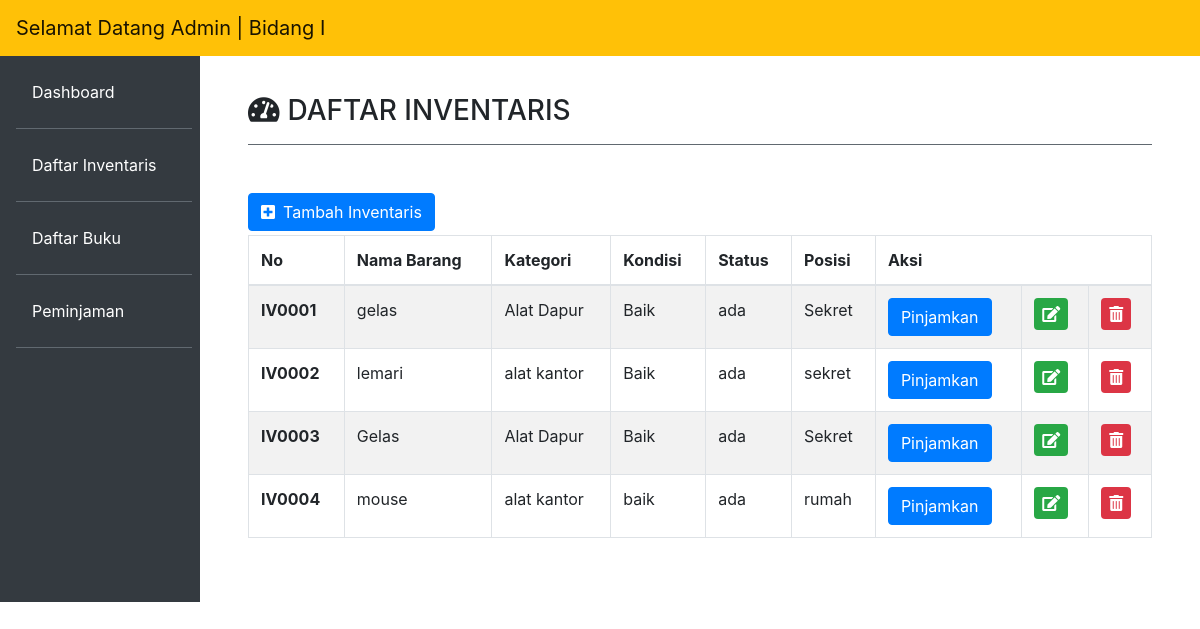
The page /?page=inventaris on the database its author committed.
### tables this page shows
CREATE TABLE `dt_inventaris` (
  `kode_inventaris` varchar(10) NOT NULL,
  `nama_barang` varchar(50) NOT NULL,
  `kategori` varchar(25) NOT NULL,
  `kondisi` varchar(20) NOT NULL,
  `status` enum('ada','dipinjam') NOT NULL,
  `posisi` varchar(35) NOT NULL
);

### layout/app.php (called while the page is built)
<?php
    include 'head.php';
    include 'sidebar.php';
    include 'content.php';
    include 'footer.php';
?>

### index.php (called while the page is built)
<?php
    include 'layout/app.php';
?>

### function.php (called while the page is built, shortened)
<?php
$conn = mysqli_connect("localhost","root","","inventaris");
function tampil($query){
    global $conn;
    $result = mysqli_query($conn, $query);
    $rows =[];
    while($row = mysqli_fetch_assoc($result)){
        $rows[] = $row;
    }
    return $rows;
}
?>

### modul/inventaris.php (the view)
<?php
    include 'function.php';
    $data = tampil("SELECT * FROM dt_inventaris");
?>
<h3><i class="fas fa-tachometer-alt mr-2 mt-5"></i>DAFTAR INVENTARIS</h3><hr class="bg-secondary mb-5">
              <a href="?page=tambah_inventaris" class="btn btn-primary mb-1"><i class="fas fa-plus-square mr-2"></i>Tambah Inventaris</a>
              <table class="table table-striped table-bordered">
                  <thead>
                    <tr>
                      <th scope="col">No</th>
                      <th scope="col">Nama Barang</th>
                      <th scope="col">Kategori</th>
                      <th scope="col">Kondisi</th>
                      <th scope="col">Status</th>
                      <th scope="col">Posisi</th>
                      <th scope="col" colspan="3">Aksi</th>
                    </tr>
                  </thead>
                  <tbody>
                  <?php foreach($data as $dt): ?>
                    <tr>
                      <th scope="row"><?= $dt['kode_inventaris'] ?></th>
                      <td><?= $dt['nama_barang'] ?></td>
                      <td><?= $dt['kategori'] ?></td>
                      <td><?= $dt['kondisi'] ?></td>
                      <td><?= $dt['status'] ?></td>
                      <td><?= $dt['posisi'] ?></td>
                      <td><a href="?page=pinjam_inventaris&id=<?= $dt['kode_inventaris'] ?>" class="btn btn-primary" data-toggle="tooltip" title="Pinjamkan">Pinjamkan</a></td>
                      <td><a href="?page=edit_inventaris&id=<?= $dt['kode_inventaris'] ?>"><i class="fas fa-edit bg-success p-2 text-white rounded" data-toggle="tooltip" title="Edit data"></i></a></td>
                      <td><a href="layout/hapus_inventaris.php?id=<?= $dt['kode_inventaris']; ?>"><i class="fas fa-trash-alt bg-danger p-2 text-white rounded" data-toggle="tooltip" title="Hapus data"></i></a></td>
                    </tr>
                  <?php endforeach; ?>
                  </tbody>
              </table>

### layout/head.php (shortened to what this page needs)
<!doctype html>
<html lang="en">
  <head>
    <link rel="stylesheet" href="css/bootstrap.min.css">
    <link rel="stylesheet" href="fontawesome-free/css/all.min.css">
    <link rel="stylesheet" href="admin.css">
  </head>
  <body>
        <nav class="navbar navbar-expand-lg navbar-light bg-warning fixed-top">
            <a class="navbar-brand" href="#">Selamat Datang Admin | Bidang I</a>
      </nav>

### layout/sidebar.php
<div class="row no-gutters">
        <div class="col-md-2 bg-dark mt-2 pr-2 pt-3">
            <ul class="nav flex-column mt-5 ml-3 mb-5">
                <li class="nav-item">
                  <a class="nav-link active text-white" href="index.php"> Dashboard</a><hr class="bg-secondary">
                </li>
                <li class="nav-item">
                  <a class="nav-link text-white" href="?page=inventaris">Daftar Inventaris</a><hr class="bg-secondary">
                </li>
                <li class="nav-item">
                  <a class="nav-link text-white" href="?page=buku">Daftar Buku</a><hr class="bg-secondary">
                </li>
                <li class="nav-item">
                    <a class="nav-link text-white" href="?page=peminjaman">Peminjaman</a><hr class="bg-secondary">
                </li>
            </ul>
          </div>
        <div class="col-md-10 p-5 pt-2">

### layout/content.php
<?php
    if(isset($_GET['page'])){
        $halaman = $_GET['page'];
        if($halaman == 'inventaris'){
            include 'modul/inventaris.php';
        }
        elseif($halaman == 'buku'){
            include 'modul/buku.php';
        }
        elseif($halaman == 'peminjaman'){
            include 'modul/peminjaman.php';
        }
        elseif($halaman == 'tambah_inventaris'){
            include 'modul/tambah_inventaris.php';
        }
        elseif($halaman == 'tambah_buku'){
            include 'modul/tambah_buku.php';
        }
        elseif($halaman == 'edit_inventaris'){
            include 'modul/edit_inventaris.php';
        }
        elseif($halaman == 'edit_buku'){
            include 'modul/edit_buku.php';
        }
        elseif($halaman == 'pinjam_inventaris'){
            include 'modul/pinjam_inventaris.php';
        }
        elseif($halaman == 'pinjam_buku'){
            include 'modul/pinjam_buku.php';
        }
    }
    else{
        include 'modul/dashboard.php';
    }
?>

### layout/footer.php (shortened to what this page needs)
</div>
      </div>
</body>
</html>

### rows shown on the page
dt_inventaris: kode_inventaris "IV0001", nama_barang "gelas", kategori "Alat Dapur", kondisi "Baik", status "ada", posisi "Sekret"
dt_inventaris: kode_inventaris "IV0002", nama_barang "lemari", kategori "alat kantor", kondisi "Baik", status "ada", posisi "sekret"
dt_inventaris: kode_inventaris "IV0003", nama_barang "Gelas", kategori "Alat Dapur", kondisi "Baik", status "ada", posisi "Sekret"
dt_inventaris: kode_inventaris "IV0004", nama_barang "mouse", kategori "alat kantor", kondisi "baik", status "ada", posisi "rumah"
